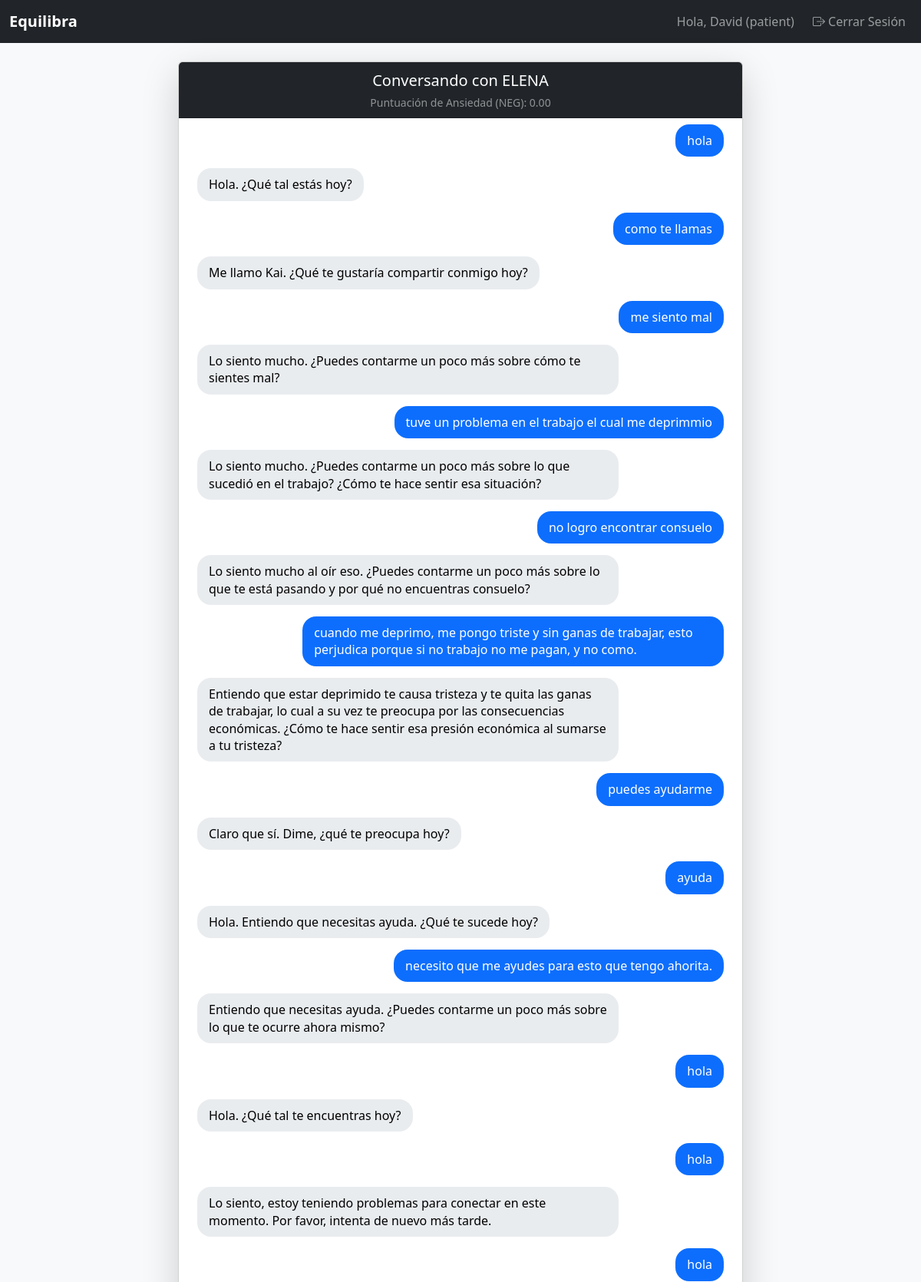
The app's page /chat_page (signed in, upper part) with its own data.
### models.py (models this page shows, shortened)
class User(UserMixin, db.Model):
    id = db.Column(db.Integer, primary_key=True)
    username = db.Column(db.String(150), unique=True, nullable=False)
    email = db.Column(db.String(150), unique=True, nullable=False)
    password_hash = db.Column(db.String(256), nullable=False)
    role = db.Column(db.String(50), nullable=False, default='patient')
    status = db.Column(db.String(50), nullable=False, default='active')
    assigned_psychologist_id = db.Column(db.Integer, db.ForeignKey('user.id'), nullable=True)
    assigned_psychologist = db.relationship('User', remote_side=[id], backref='assigned_patients')
    messages = db.relationship('Message', backref='author', lazy=True)

class Message(db.Model):
    id = db.Column(db.Integer, primary_key=True)
    content = db.Column(db.Text, nullable=False)
    sender = db.Column(db.String(10), nullable=False) # 'user' o 'bot'
    timestamp = db.Column(db.DateTime, index=True, default=datetime.utcnow)
    user_id = db.Column(db.Integer, db.ForeignKey('user.id'), nullable=False)

### app.py (the view)
@main_bp.route('/chat_page')
@login_required
def chat_page():
    past_messages = Message.query.filter_by(user_id=current_user.id).order_by(Message.timestamp.asc()).all()
    return render_template('index.html', messages=past_messages)

### app.py (called while the page is built)
@login_manager.user_loader
def load_user(user_id):
    return User.query.get(int(user_id))

### templates/index.html (shortened to what this page needs)
{% extends "base.html" %}
{% block content %}
<div class="row justify-content-center">
    <div class="col-12 col-md-10 col-lg-8">
        <div class="card shadow-lg chat-card">
            <div class="card-header bg-dark text-white text-center">
                <h5 class="my-1">Conversando con ELENA</h5>
                <small class="text-white-50">Puntuación de Ansiedad (NEG): <span id="anxiety-score">0.00</span></small>
            </div>
            <div class="card-body p-4 chat-window" id="chat-window">
                {% if not messages %}
                    <div class="message bot">
                        Hola, soy Kai. Estoy aquí para escucharte. ¿Cómo te sientes hoy?
                    </div>
                {% else %}
                    {% for msg in messages %}
                        <div class="message {{ msg.sender }}">
                            {{ msg.content | safe }}
                        </div>
                    {% endfor %}
                {% endif %}
            </div>
        </div>
    </div>
</div>
{% endblock %}

### templates/base.html (shortened to what this page needs)
<!DOCTYPE html>
<html lang="es">
<head>
    <link href="https://cdn.jsdelivr.net/npm/bootstrap@5.3.3/dist/css/bootstrap.min.css" rel="stylesheet">
    <link rel="stylesheet" href="https://cdn.jsdelivr.net/npm/bootstrap-icons@1.11.3/font/bootstrap-icons.min.css">
</head>
<body>
    <nav class="navbar navbar-expand-lg navbar-dark bg-dark">
        <div class="container-fluid">
            <a class="navbar-brand" href="{{ url_for('main.home') }}">  Equilibra</a>
            <div class="collapse navbar-collapse" id="navbarNav">
                <div class="navbar-nav ms-auto">
                    {% if current_user.is_authenticated %}
                        <span class="navbar-text me-3">
                            Hola, {{ current_user.username }} ({{ current_user.role }})
                        </span>
                        <a class="nav-link" href="#" data-bs-toggle="modal" data-bs-target="#confirmLogoutModal">
                            <i class="bi bi-box-arrow-right"></i> Cerrar Sesión
                        </a>
                    {% else %}
                        <a class="nav-link" href="{{ url_for('auth.login') }}">Iniciar Sesión</a>
                        <a class="nav-link" href="{{ url_for('auth.register') }}">Registrarse</a>
                    {% endif %}
                </div>
            </div>
        </div>
    </nav>
    <main class="container mt-4">
        {% block content %}{% endblock %}
    </main>
</body>
</html>

### templates/base.html (style rules this page uses)
body { background-color: #f8f9fa; }
.navbar-brand { font-weight: bold; }

### templates/index.html (style rules this page uses)
.chat-card { height: 75vh; display: flex; flex-direction: column; }
.chat-window { flex-grow: 1; overflow-y: auto; display: flex; flex-direction: column; gap: 15px; }
.message { padding: 10px 15px; border-radius: 18px; max-width: 80%; line-height: 1.4; }
.message.user { background-color: #0d6efd; color: white; align-self: flex-end; }
.message.bot { background-color: #e9ecef; color: black; align-self: flex-start; }

### records on screen
User: username "David", role "patient"
Message: content "hola"
Message: content "Hola. ¿Qué tal estás hoy?"
Message: content "como te llamas"
Message: content "Me llamo Kai. ¿Qué te gustaría compartir conmigo hoy?"
Message: content "me siento mal"
Message: content "Lo siento mucho. ¿Puedes contarme un poco más sobre cómo te sientes mal?"
Message: content "tuve un problema en el trabajo el cual me deprimmio"
Message: content "Lo siento mucho. ¿Puedes contarme un poco más sobre lo que sucedió en el trabajo? ¿Cómo te hace sentir esa situación?"
Message: content "no logro encontrar consuelo"
Message: content "Lo siento mucho al oír eso. ¿Puedes contarme un poco más sobre lo que te está pasando y por qué no encuentras consuelo?"
Message: content "cuando me deprimo, me pongo triste y sin ganas de trabajar, esto perjudica porque si no trabajo no me pagan, y no como."
Message: content "Entiendo que estar deprimido te causa tristeza y te quita las ganas de trabajar, lo cual a su vez te preocupa por las consecuencias económicas. ¿Cómo te hace sentir esa presión económica al sumarse a tu tristeza?"
Message: content "puedes ayudarme"
Message: content "Claro que sí. Dime, ¿qué te preocupa hoy?"
Message: content "ayuda"
Message: content "Hola. Entiendo que necesitas ayuda. ¿Qué te sucede hoy?"
Message: content "necesito que me ayudes para esto que tengo ahorita."
Message: content "Entiendo que necesitas ayuda. ¿Puedes contarme un poco más sobre lo que te ocurre ahora mismo?"
Message: content "hola"
Message: content "Hola. ¿Qué tal te encuentras hoy?"
Message: content "hola"
Message: content "Lo siento, estoy teniendo problemas para conectar en este momento. Por favor, intenta de nuevo más tarde."
Message: content "hola"
